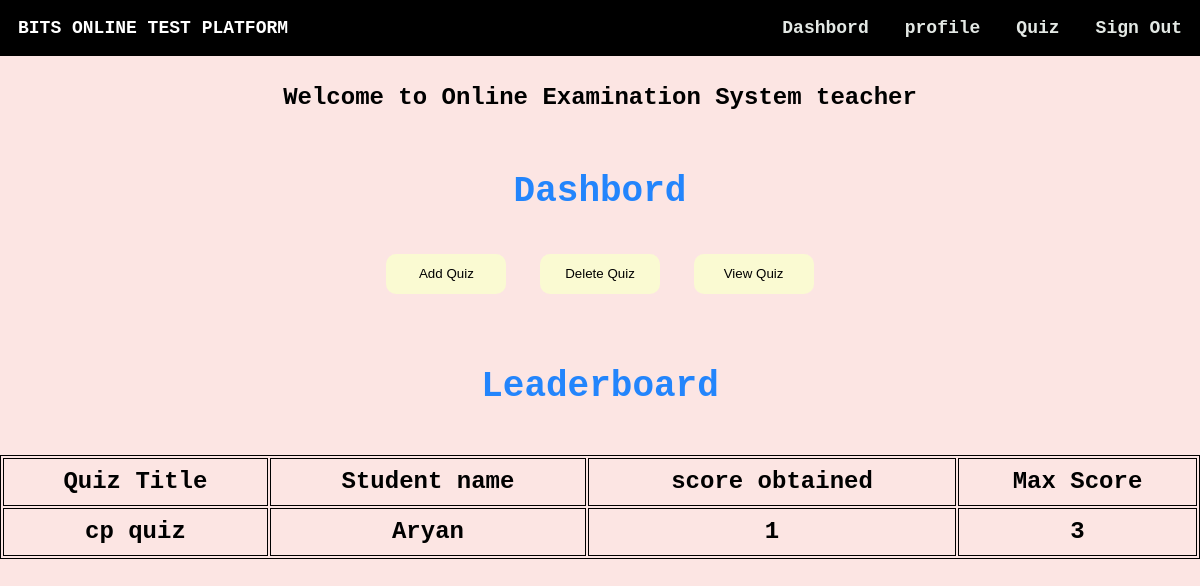
The app's page /DBS_PR_13_Code_2019B3A70470P/homestaff.php (signed in) with its own data.
### tables this page shows
CREATE TABLE IF NOT EXISTS `staff` (
  `staffid` varchar(10) NOT NULL,
  `name` varchar(20) NOT NULL,
  `mail` varchar(30) NOT NULL,
  `phno` varchar(10) NOT NULL,
  `gender` varchar(1) NOT NULL,
  `DOB` varchar(10) NOT NULL,
  `pw` varchar(200) NOT NULL,
  `dept` varchar(3) DEFAULT NULL,
  PRIMARY KEY (`mail`),
  UNIQUE KEY `mail` (`mail`,`phno`),
  UNIQUE KEY `staffid` (`staffid`)
);

CREATE TABLE IF NOT EXISTS `score` (
  `slno` int(11) NOT NULL AUTO_INCREMENT,
  `score` int(11) NOT NULL,
  `quizid` int(11) NOT NULL,
  `mail` varchar(30) DEFAULT NULL,
  `totalscore` int(11) DEFAULT NULL,
  `remark` varchar(20) DEFAULT NULL,
  PRIMARY KEY (`slno`),
  KEY `quizid` (`quizid`),
  KEY `mail` (`mail`)
);

CREATE TABLE IF NOT EXISTS `quiz` (
  `quizid` int(11) NOT NULL AUTO_INCREMENT,
  `quizname` varchar(20) NOT NULL,
  `date_created` timestamp NOT NULL DEFAULT CURRENT_TIMESTAMP,
  `mail` varchar(30) DEFAULT NULL,
  PRIMARY KEY (`quizid`),
  KEY `mail` (`mail`)
);

CREATE TABLE IF NOT EXISTS `student` (
  `usn` varchar(10) NOT NULL,
  `name` varchar(20) NOT NULL,
  `mail` varchar(30) NOT NULL,
  `phno` varchar(10) NOT NULL,
  `gender` varchar(1) NOT NULL,
  `DOB` varchar(10) NOT NULL,
  `pw` varchar(200) NOT NULL,
  `dept` varchar(3) DEFAULT NULL,
  PRIMARY KEY (`mail`),
  UNIQUE KEY `mail` (`mail`),
  UNIQUE KEY `phno` (`phno`),
  UNIQUE KEY `usn` (`usn`),
  KEY `dept` (`dept`)
);

### DBS_PR_13_Code_2019B3A70470P/homestaff.php (the view, shortened to what this page needs)
<html>
<head>
</head>
<?php
$conn = mysqli_connect('localhost', 'root', '', 'DBS_PR_13_2019B3A70470P');
if (!$conn) {
    echo "<script>alert(\"Database error retry after some time !\")</script>";
} else {
    $type1 = $_SESSION["type"];
    $username1 = $_SESSION["username"];
    $sql = "select * from " . $type1 . " where mail='{$username1}'";
    $res =   mysqli_query($conn, $sql);
    if ($res == true) {
        while ($row = mysqli_fetch_array($res)) {
            $dbname = $row['name'];
        }
    }
}
?>
<body style="margin: 0 !important;font-weight: bolder !important;font-family: 'Courier New', Courier, monospace;height:auto;color:#fff">
    <div style="background-color: #fce5e3;height: auto;color:#fff !important">
        <div class="navbar" style="display: inline-flex;width: 100%;color:#fff;position:fixed;">
            <section style="margin: 1.5vw;">BITS ONLINE TEST PLATFORM</section>
            <ul style="display: inline-flex;padding: 0 !important;margin: 0;float: right;right: 0;position: fixed;width: 50vw;color:#e3e8e4;">
                <li onclick="dash()">Dashbord</li>
                <li onclick="prof()">profile</li>
                <li onclick="score()">Quiz</li>
                <li onclick="lo()">Sign Out</li>
            </ul>
        </div><br><br>
        <center>
            <section style="width:100vw;margin:0vw;margin-top:4vw;font-size:2vw;color: #000;">Welcome to Online Examination System&nbsp;<?php echo $dbname ?></section>
        </center>
        <section class="dash" style="margin: 5vw;width: 90vw;">
            <center>
                <h1 style="font-weight:bolder;font-size:3vw;color: #2385fc;">Dashbord</h1>
            </center>
            <center> <button onclick="addquiz()">Add Quiz</button> <button onclick="delquiz()">Delete Quiz</button> <button onclick="viewq()">View Quiz</button></center>
        </section>
        <section style="color: #2385fc; !important">
            <?php
            $sql = "select quizname,s.name,score,totalscore from student s,staff st,score sc,quiz q where q.quizid=sc.quizid and s.mail=sc.mail and q.mail='{$username1}' ORDER BY score DESC";
            $res = mysqli_query($conn, $sql);
            if ($res) {
                echo "<center><h1 style=\"font-size: 3vw\">Leaderboard</h1></center>";
                echo "<table id=\"le\"><thead><tr><td>Quiz Title</td>&nbsp;<td>Student name</td><td>score obtained</td><td>Max Score</td></tr></thead>";
                while ($row = mysqli_fetch_assoc($res)) {
                    echo "<tr><td>" . $row["quizname"] . "</td><td>" . $row["name"] . "</td><td>" . $row["score"] . "</td><td>" . $row["totalscore"] . "</td></tr>";
                }
                echo "</table>";
            } else {
                echo mysqli_error($conn);
            }
            ?>
        </section>
    </div>
</body>
</html>

### DBS_PR_13_Code_2019B3A70470P/homestaff.php (style rules this page uses)
body>div { min-height: 100% !important; }
table { border: 1px solid black; width: 100% !important; font-weight: bolder; font-size: 2vw; color: #7e7e7e; }
td { border: 1px solid black; width: 20%; font-weight: bolder; font-size: 2vw; }
li { margin: 1.5vw; }
ul { list-style: none; width: auto !important; }
.navbar { background-color: #000 !important; font-size: 1.5vw; cursor: default; }
button { height: 5vh; width: 10vw; background-color: lightgoldenrodyellow; color: black; outline: none; border: none; border-radius: 10px; margin: 1vw; }
::placeholder { font-weight: bold; font-family: 'Courier New', Courier, monospace; }
table { width: 90vw; margin-left: 5vw; margin-right: 5vw; align-content: center; border: 1px solid black; }
thead { font-weight: 900; font-size: 1.5vw; }
td { width: auto; border: 1px solid black; text-align: center; height: 4vw; font-weight: bold; color: #000; }
#le { width: 90vw; margin: 0; color: #fff; }

### records on screen
staff: name "teacher"
score: quizid.quizname "cp quiz", mail.name "Aryan", score "1", totalscore "3"
